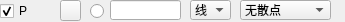
           <widget class="QWidget" name="widget_6" native="true">
            <property name="geometry">
             <rect>
              <x>10</x>
              <y>10</y>
              <width>345</width>
              <height>22</height>
             </rect>
            </property>
            <property name="sizePolicy">
             <sizepolicy hsizetype="Preferred" vsizetype="Fixed">
              <horstretch>0</horstretch>
              <verstretch>0</verstretch>
             </sizepolicy>
            </property>
            <property name="minimumSize">
             <size>
              <width>335</width>
              <height>22</height>
             </size>
            </property>
            <property name="maximumSize">
             <size>
              <width>16777215</width>
              <height>22</height>
             </size>
            </property>
            <widget class="QLineEdit" name="txtValueCurve1_2">
             <property name="geometry">
              <rect>
               <x>110</x>
               <y>0</y>
               <width>71</width>
               <height>20</height>
              </rect>
             </property>
             <property name="text">
              <string/>
             </property>
            </widget>
            <widget class="QRadioButton" name="rdoBoldCurve1_2">
             <property name="geometry">
              <rect>
               <x>90</x>
               <y>3</y>
               <width>16</width>
               <height>16</height>
              </rect>
             </property>
             <property name="text">
              <string/>
             </property>
             <property name="checked">
              <bool>false</bool>
             </property>
            </widget>
            <widget class="QCheckBox" name="chkVisibleCurve1_2">
             <property name="geometry">
              <rect>
               <x>0</x>
               <y>3</y>
               <width>53</width>
               <height>16</height>
              </rect>
             </property>
             <property name="text">
              <string>P</string>
             </property>
             <property name="checked">
              <bool>true</bool>
             </property>
            </widget>
            <widget class="QPushButton" name="btnColourCurve1_2">
             <property name="geometry">
              <rect>
               <x>60</x>
               <y>0</y>
               <width>21</width>
               <height>21</height>
              </rect>
             </property>
             <property name="text">
              <string/>
             </property>
            </widget>
            <widget class="QComboBox" name="cmbScatterStyle1_2">
             <property name="geometry">
              <rect>
               <x>240</x>
               <y>0</y>
               <width>91</width>
               <height>20</height>
              </rect>
             </property>
             <property name="focusPolicy">
              <enum>Qt::WheelFocus</enum>
             </property>
             <property name="currentText">
              <string>无散点</string>
             </property>
             <property name="maxVisibleItems">
              <number>20</number>
             </property>
             <item>
              <property name="text">
               <string>无散点</string>
              </property>
              <property name="icon">
               <iconset>
                <normaloff>:/pic/ssNone.png</normaloff>:/pic/ssNone.png</iconset>
              </property>
             </item>
             <item>
              <property name="text">
               <string>x形</string>
              </property>
              <property name="icon">
               <iconset>
                <normaloff>:/pic/ssCross.png</normaloff>:/pic/ssCross.png</iconset>
              </property>
             </item>
             <item>
              <property name="text">
               <string>+形</string>
              </property>
              <property name="icon">
               <iconset>
                <normaloff>:/pic/ssPlus.png</normaloff>:/pic/ssPlus.png</iconset>
              </property>
             </item>
             <item>
              <property name="text">
               <string>空心圆</string>
              </property>
              <property name="icon">
               <iconset>
                <normaloff>:/pic/ssCircle.png</normaloff>:/pic/ssCircle.png</iconset>
              </property>
             </item>
             <item>
              <property name="text">
               <string>实心圆</string>
              </property>
              <property name="icon">
               <iconset>
                <normaloff>:/pic/ssDisc.png</normaloff>:/pic/ssDisc.png</iconset>
              </property>
             </item>
             <item>
              <property name="text">
               <string>矩形</string>
              </property>
              <property name="icon">
               <iconset>
                <normaloff>:/pic/ssSquare.png</normaloff>:/pic/ssSquare.png</iconset>
              </property>
             </item>
             <item>
              <property name="text">
               <string>菱形</string>
              </property>
              <property name="icon">
               <iconset>
                <normaloff>:/pic/ssDiamond.png</normaloff>:/pic/ssDiamond.png</iconset>
              </property>
             </item>
             <item>
              <property name="text">
               <string>星形</string>
              </property>
              <property name="icon">
               <iconset>
                <normaloff>:/pic/ssStar.png</normaloff>:/pic/ssStar.png</iconset>
              </property>
             </item>
             <item>
              <property name="text">
               <string>正三角</string>
              </property>
              <property name="icon">
               <iconset>
                <normaloff>:/pic/ssTriangle.png</normaloff>:/pic/ssTriangle.png</iconset>
              </property>
             </item>
             <item>
              <property name="text">
               <string>倒三角</string>
              </property>
              <property name="icon">
               <iconset>
                <normaloff>:/pic/ssTriangleInverted.png</normaloff>:/pic/ssTriangleInverted.png</iconset>
              </property>
             </item>
             <item>
              <property name="text">
               <string>x框</string>
              </property>
              <property name="icon">
               <iconset>
                <normaloff>:/pic/ssCrossSquare.png</normaloff>:/pic/ssCrossSquare.png</iconset>
              </property>
             </item>
             <item>
              <property name="text">
               <string>+框</string>
              </property>
              <property name="icon">
               <iconset>
                <normaloff>:/pic/ssPlusSquare.png</normaloff>:/pic/ssPlusSquare.png</iconset>
              </property>
             </item>
             <item>
              <property name="text">
               <string>x圆</string>
              </property>
              <property name="icon">
               <iconset>
                <normaloff>:/pic/ssCrossCircle.png</normaloff>:/pic/ssCrossCircle.png</iconset>
              </property>
             </item>
             <item>
              <property name="text">
               <string>+圆</string>
              </property>
              <property name="icon">
               <iconset>
                <normaloff>:/pic/ssPlusCircle.png</normaloff>:/pic/ssPlusCircle.png</iconset>
              </property>
             </item>
             <item>
              <property name="text">
               <string>和平</string>
              </property>
              <property name="icon">
               <iconset>
                <normaloff>:/pic/ssPeace.png</normaloff>:/pic/ssPeace.png</iconset>
              </property>
             </item>
            </widget>
            <widget class="QComboBox" name="cmbLineStyle1_2">
             <property name="geometry">
              <rect>
               <x>190</x>
               <y>0</y>
               <width>41</width>
               <height>20</height>
              </rect>
             </property>
             <property name="currentIndex">
              <number>1</number>
             </property>
             <item>
              <property name="text">
               <string>点</string>
              </property>
             </item>
             <item>
              <property name="text">
               <string>线</string>
              </property>
             </item>
             <item>
              <property name="text">
               <string>左</string>
              </property>
             </item>
             <item>
              <property name="text">
               <string>右</string>
              </property>
             </item>
             <item>
              <property name="text">
               <string>中</string>
              </property>
             </item>
             <item>
              <property name="text">
               <string>积</string>
              </property>
             </item>
            </widget>
           </widget>
